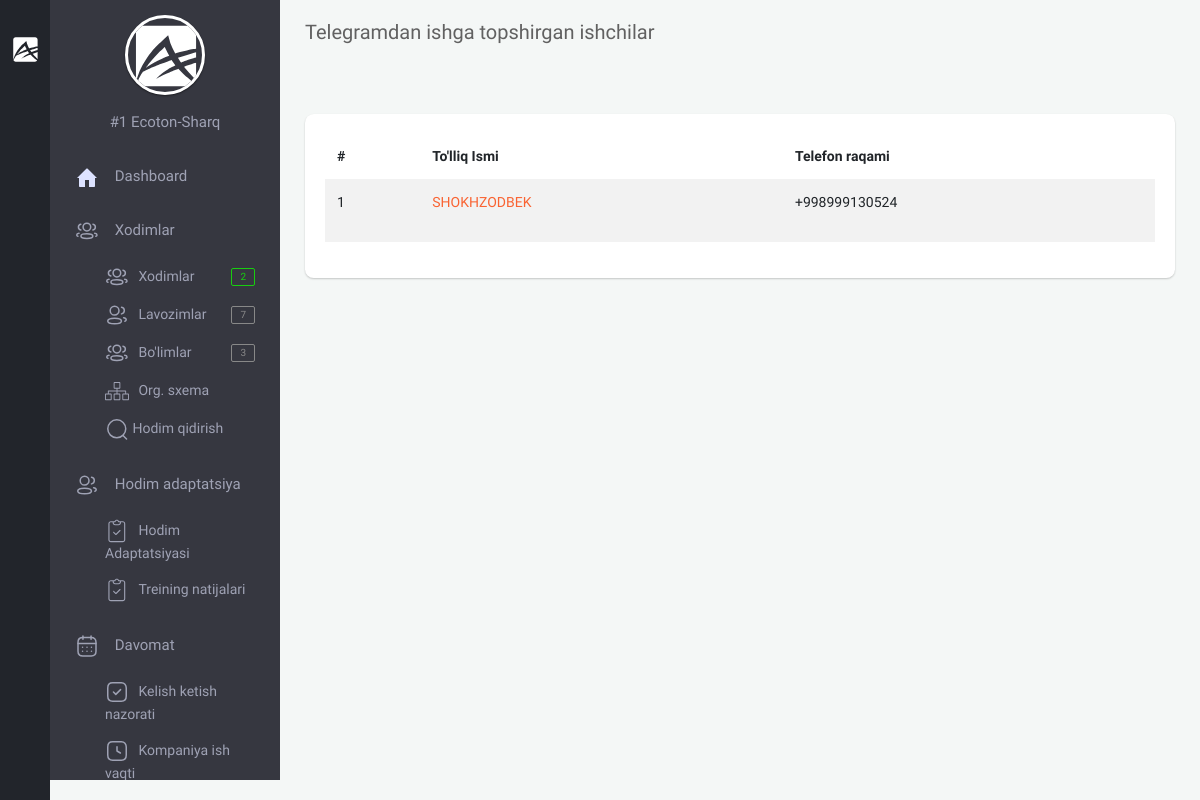
The app's page /backoffice/new-telegram-staff (signed in), older data.
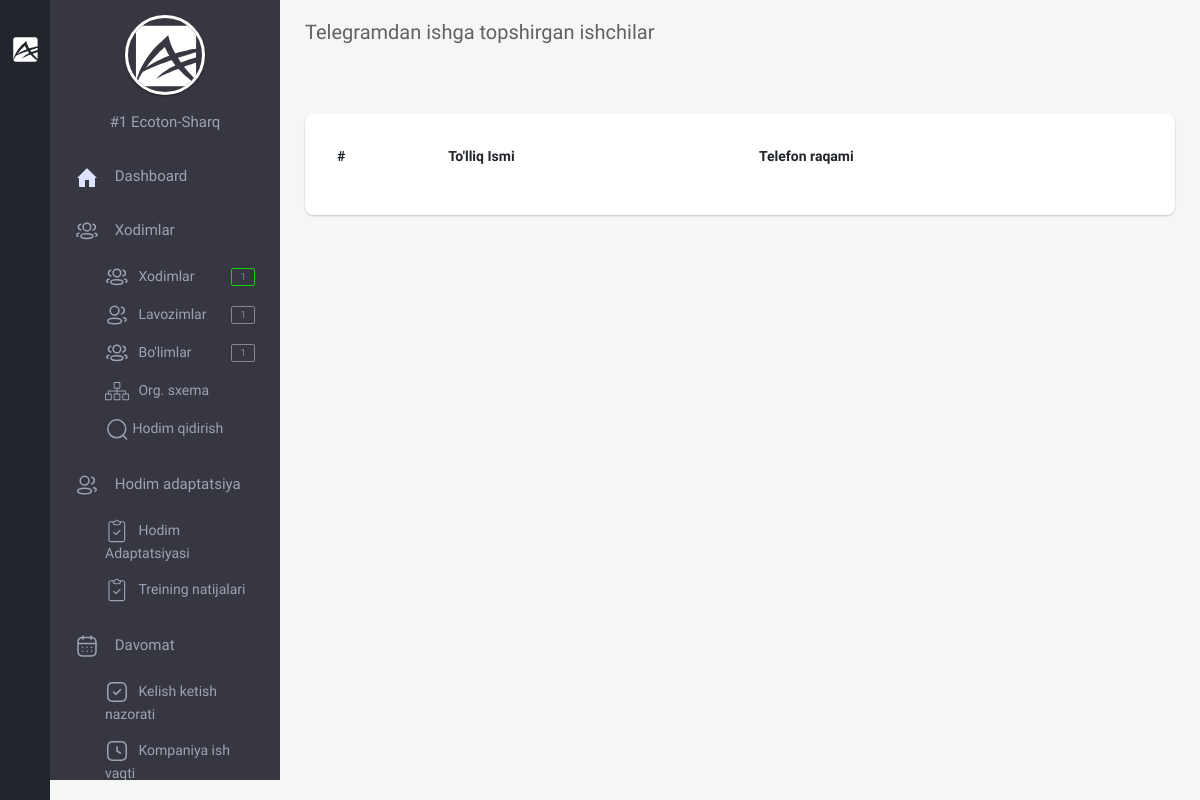
The same page, newer data.
### app/models.py (models this page shows, shortened)
class NewStaff(models.Model):
    company = models.ForeignKey(Company, null=True, blank=True, on_delete=models.CASCADE, verbose_name="Kompaniya")
    full_name = models.CharField(max_length=255, verbose_name="Xodimning to'liq ism sharifi")
    birth_date = models.DateField(null=True, blank=True, verbose_name="Xodimning tug'ilgan sanasi")
    image = models.ImageField(upload_to='company/staff/image/', null=True, blank=True, verbose_name="Xodimning rasmi")
    department = models.ForeignKey(Department, null=True, blank=True, on_delete=models.CASCADE,
                                   verbose_name="Xodim ishlaydigan bo'lim")
    position = models.ForeignKey(Position, on_delete=models.CASCADE, null=True, blank=True,
                                 verbose_name="Xodimning lavozimi")
    period_time = models.DateField(null=True, blank=True, verbose_name="Stajirovka mudati")
    phone_number = models.CharField(null=True, blank=True, max_length=50)
    address = models.CharField(null=True, blank=True, max_length=255)
    tg_user_id = models.IntegerField(null=True, blank=True)
    question_step = models.IntegerField(null=True, blank=True)
    tg_answer_id = models.IntegerField(null=True, blank=True)
    tg_username = models.CharField(null=True, blank=True, max_length=255)
    created_at = models.DateTimeField(auto_now_add=True)
    class Meta:
        ordering = ['-created_at']
        verbose_name_plural = "Yangi xodimlar"

### backoffice/views.py (the view)
# urls.py: path('new-telegram-staff', views.NewTelegramStaffListView.as_view(), name="new_telegram_staff"),
class NewTelegramStaffListView(LoginRequiredMixin, generic.ListView):
    template_name = 'backoffice/pages/new-telegram-staff/list.html'
    queryset = models.NewStaff.objects.all()
    def get_context_data(self, *, object_list=None, **kwargs):
        ctx = super(NewTelegramStaffListView, self).get_context_data(**kwargs)
        company = self.request.user.company
        ctx['new_staffs'] = models.NewStaff.objects.filter(company=company)
        return ctx

### app/models.py (called while the page is built)
    def __str__(self):
        return f'#{self.id}  {self.name}'

    @property
    def logo_url(self):
        if self.logo and hasattr(self.logo, 'url'):
            return self.logo.url

### backoffice/context_processors.py (called while the page is built)
def staff_amount(request):
    amount_staff = None
    if request.user.is_anonymous == False:
        company = request.user.company
        staff = models.Staff.objects.filter(company=company)
        amount_staff = staff.count()
    return {"amount_staff": amount_staff}

def position_amount(request):
    position_amounts = None
    if request.user.is_anonymous == False:
        company = request.user.company
        position = models.Position.objects.filter(company=company)
        position_amounts = position.count()
    return {
        'position_amounts': position_amounts
    }

def department_amount(request):
    department_amounts = None
    if request.user.is_anonymous == False:
        company = request.user.company
        department = models.Department.objects.filter(company=company)
        department_amounts = department.count()
    return {
        'department_amounts': department_amounts
    }

### templates/backoffice/pages/new-telegram-staff/list.html (shortened to what this page needs)
{% extends 'backoffice/base.html' %}
{% block content %}
    <section class="content">
    <div class="container-fluid">
        <div class="block-header">
            <div class="row clearfix">
                <div class="col-lg-12 col-md-12 col-sm-12">
                    <h2>Telegramdan ishga topshirgan ishchilar</h2>
                </div>
            </div>
        </div>
        <div class="row clearfix">
            <div class="col-lg-12 col-md-12 col-sm-12">
                <div class="card">
                    <div class="header">
                    </div>
                    <div class="body table-responsive">
                        <table class="table table-hover table-borderless table-striped">
                            <thead>
                                <tr>
                                    <th>#</th>
                                    <th>To'lliq Ismi</th>
                                    <th>Telefon raqami</th>
                                </tr>
                            </thead>
                            <tbody>
                            {% for new_staff in new_staffs %}
                                    <tr>
                                        <td>
                                            <p>{{ new_staff.id }}</p>
                                        </td>
                                        <td>
                                            <a href="{% url 'new_telegram_staff_detail' new_staff.id %}">
                                                <p>{{ new_staff.full_name }}</p>
                                            </a>
                                        </td>
                                        <td>
                                            <p>{{ new_staff.phone_number }}</p>
                                        </td>
                                </tr>
                            {% endfor %}
                            </tbody>
                        </table>
                    </div>
                </div>
            </div>
        </div>
    </div>
</section>
{% endblock %}

### templates/backoffice/parts/minileftbar.html (shortened to what the changed rows need)
{% load static %}
<aside class="right_menu">
    <div id="leftsidebar" class="sidebar">
        <div class="menu">
            <ul class="list">
                <li>
                    <ul class="ml-menu" style="display: block;">
                        <li>
                                <a href="{% url 'staff' %}" class="waves-effect waves-block">
                                    <span>Xodimlar</span>
                                    <span class="badge badge-success float-right">{{ amount_staff }}</span>
                                </a>
                        </li>
                        <li>
                                <a href="{% url 'position' %}" class="waves-effect waves-block">
                                    <span>Lavozimlar</span>
                                    <span class="badge badge-default float-right">{{ position_amounts }}</span>
                                </a>
                        </li>
                        <li>
                                <a href="{% url 'department' %}" class="waves-effect waves-block">
                                    <span>Bo'limlar</span>
                                    <span class="badge badge-default float-right">{{ department_amounts }}</span>
                                </a>
                        </li>
                    </ul>
                </li>
            </ul>
        </div>
    </div>
</aside>

Row changes from the older to the newer data that the page shows:
removed NewStaff: id "1", full_name "SHOKHZODBEK", phone_number "+998999130524"
Text that changed along with them:
{{ amount_staff }}: "2" → "1"
{{ position_amounts }}: "7" → "1"
{{ department_amounts }}: "3" → "1"
